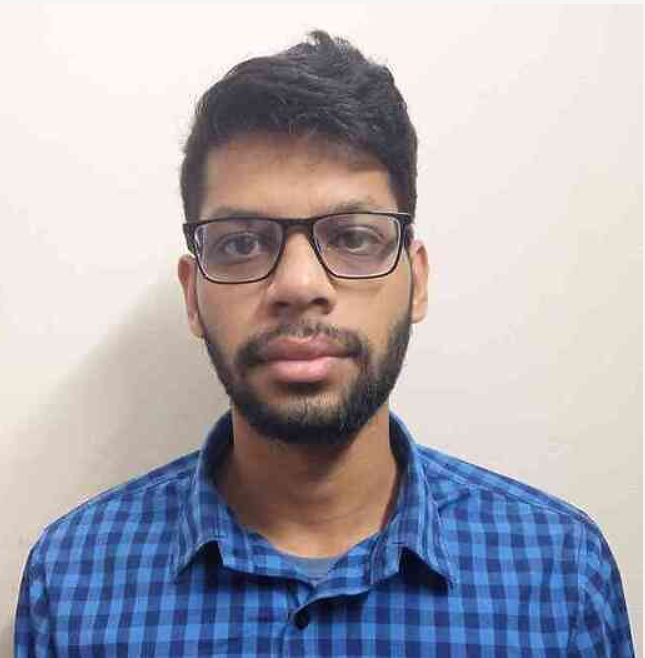
%> input picture baust/CSE 4246 Digital Image Processing/img/saad.png, 645 x 658 px
$ octave lab2p3.m   (GNU Octave 9; MATLAB toolbox functions it lacks are replaced by stand-ins)
%> lines starting %> are read from the running program, lines starting %| are printed output that depends on the picture
clear; clc;
img=imread('img/saad.png');
%> img is the input picture: size 658x645x3 uint8; mean R, G, B 171.4, 168.7, 177.5
subplot(1,2,1);
imshow(img);

R = img(end : -1: 1, :,1);
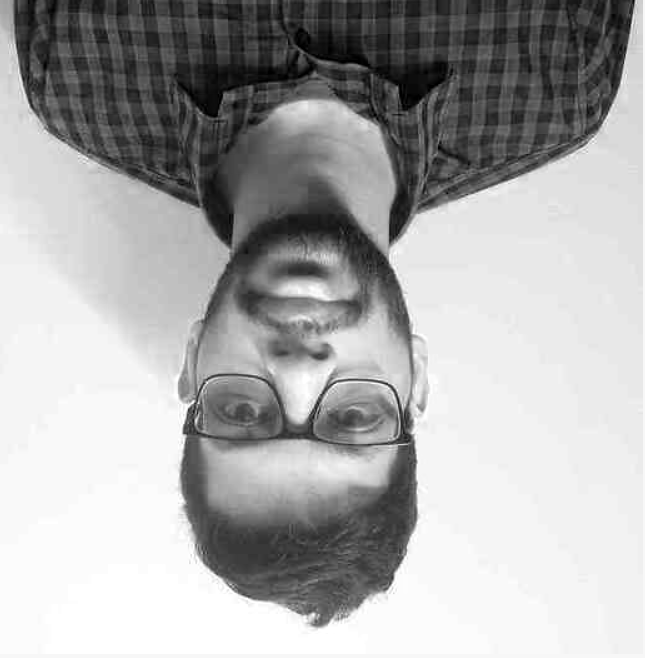
%> R: size 658x645 uint8; min 0, max 255, mean 171.4
G = img(end : -1: 1, :,2);
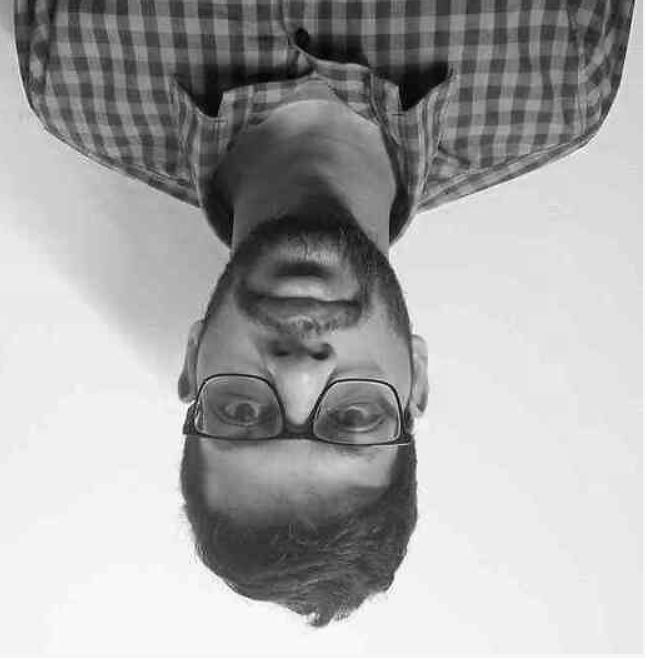
%> G: size 658x645 uint8; min 0, max 253, mean 168.7
B = img(end : -1: 1, :,3);
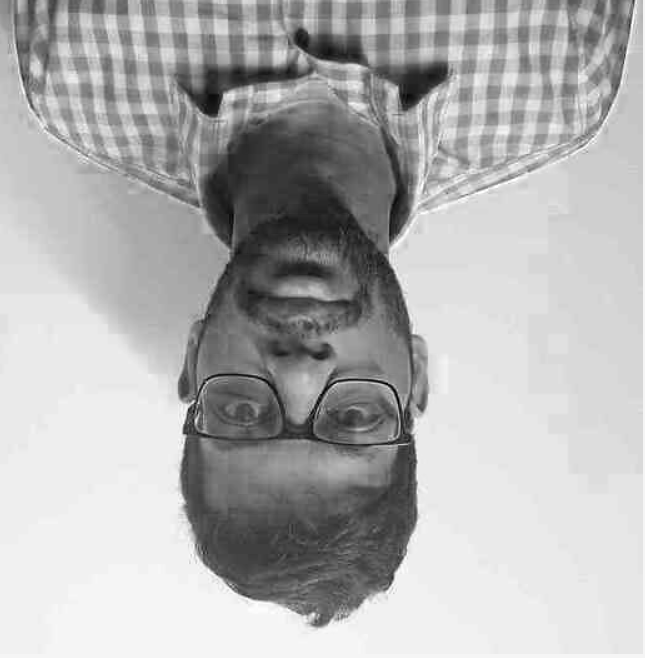
%> B: size 658x645 uint8; min 0, max 255, mean 177.5

new=cat(3,R,G,B);
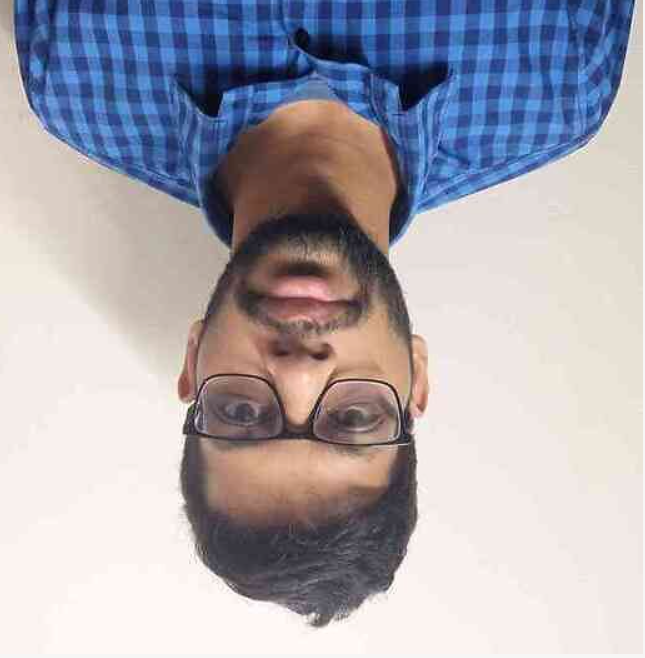
%> new: size 658x645x3 uint8; mean R, G, B 171.4, 168.7, 177.5; mean of the top-left, top-right, bottom-left and bottom-right quarters 131.8, 151.6, 198.3, 208.4


subplot(1,2,2);
imshow(new);

$ run again, with baust/CSE 4246 Digital Image Processing/img/hari.png copied over baust/CSE 4246 Digital Image Processing/img/saad.png
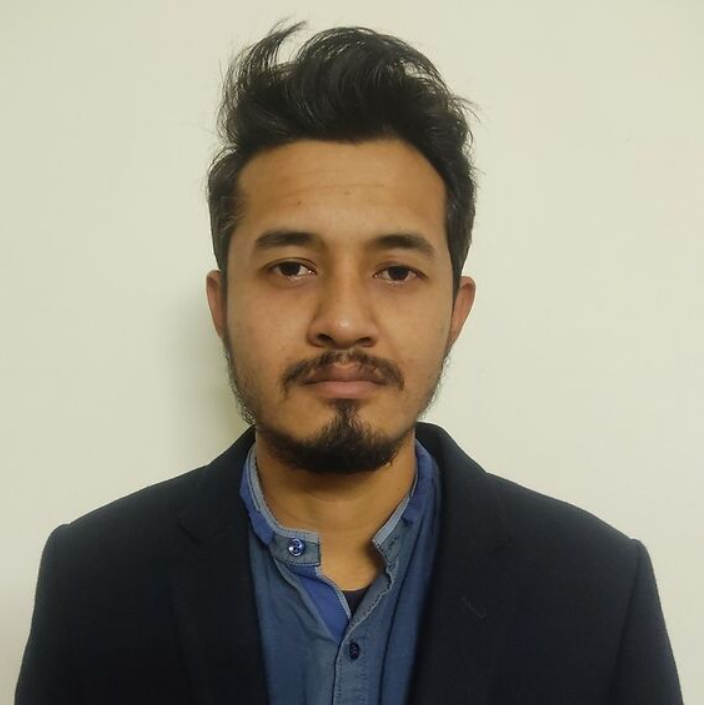
%> input picture baust/CSE 4246 Digital Image Processing/img/hari.png, 704 x 705 px
%> img is the input picture: size 705x704x3 uint8; mean R, G, B 147.6, 141.9, 126.9
%> `B = img(end : -1: 1, :,3);`:
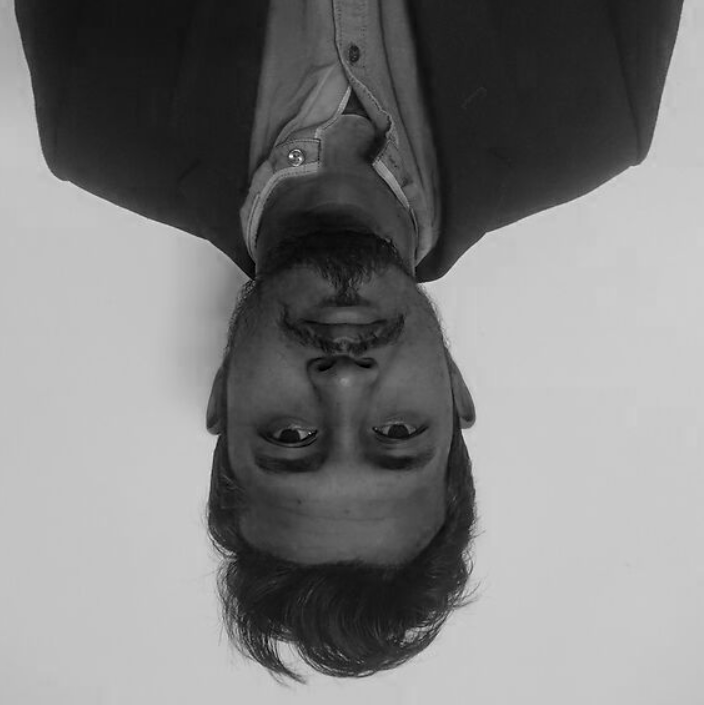
%> B: size 705x704 uint8; min 0, max 255, mean 126.9
%> `new=cat(3,R,G,B);`:
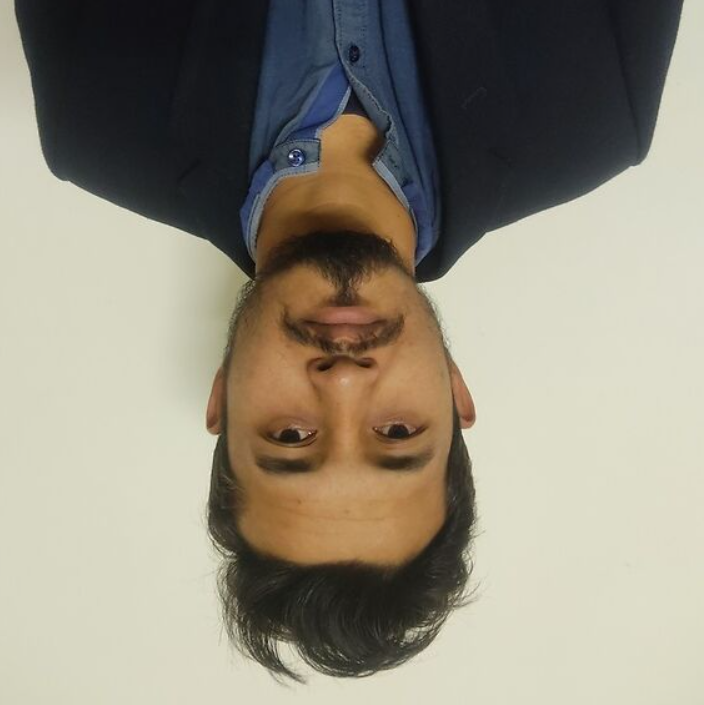
%> new: size 705x704x3 uint8; mean R, G, B 147.6, 141.9, 126.9; mean of the top-left, top-right, bottom-left and bottom-right quarters 96.8, 110.9, 167.6, 179.9

$ run again, with baust/CSE 4246 Digital Image Processing/img/razia_body.png copied over baust/CSE 4246 Digital Image Processing/img/saad.png
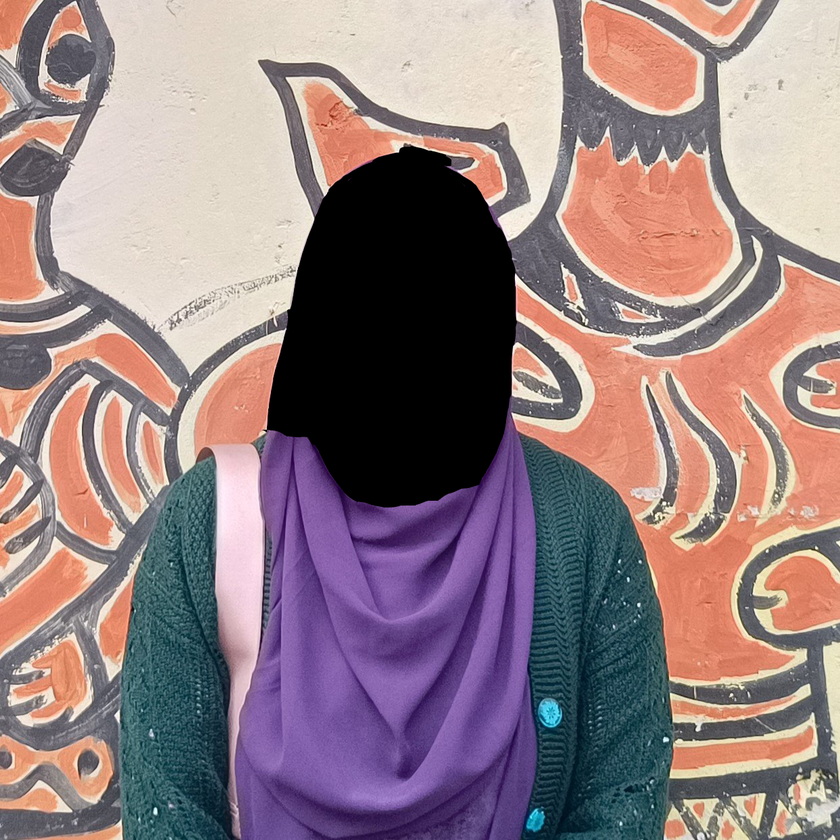
%> input picture baust/CSE 4246 Digital Image Processing/img/razia_body.png, 840 x 840 px, shrunk from 1243 x 1243 before the run
%> img is the input picture: size 840x840x3 uint8; mean R, G, B 146.9, 126.3, 129.4
%> `B = img(end : -1: 1, :,3);`:
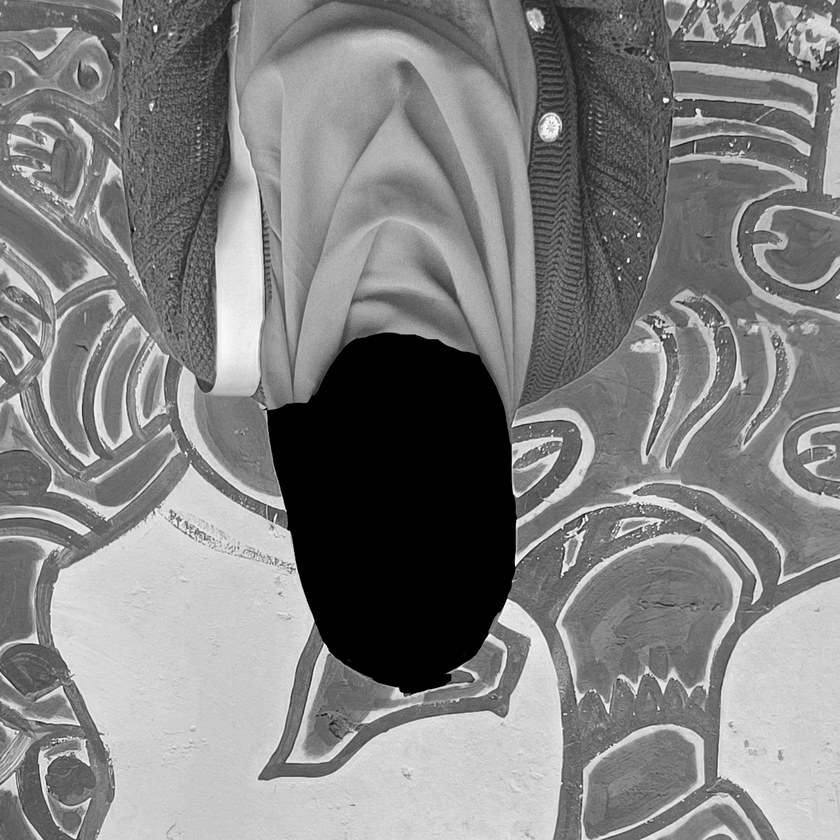
%> B: size 840x840 uint8; min 0, max 255, mean 129.4
%> `new=cat(3,R,G,B);`:
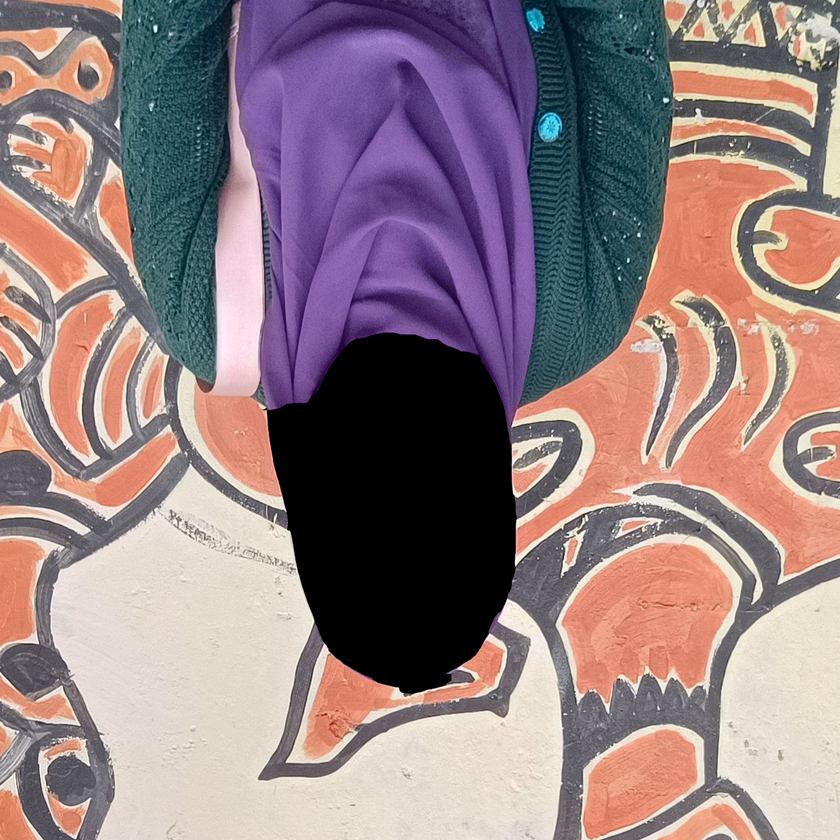
%> new: size 840x840x3 uint8; mean R, G, B 146.9, 126.3, 129.4; mean of the top-left, top-right, bottom-left and bottom-right quarters 120.4, 113.1, 150.9, 152.5
